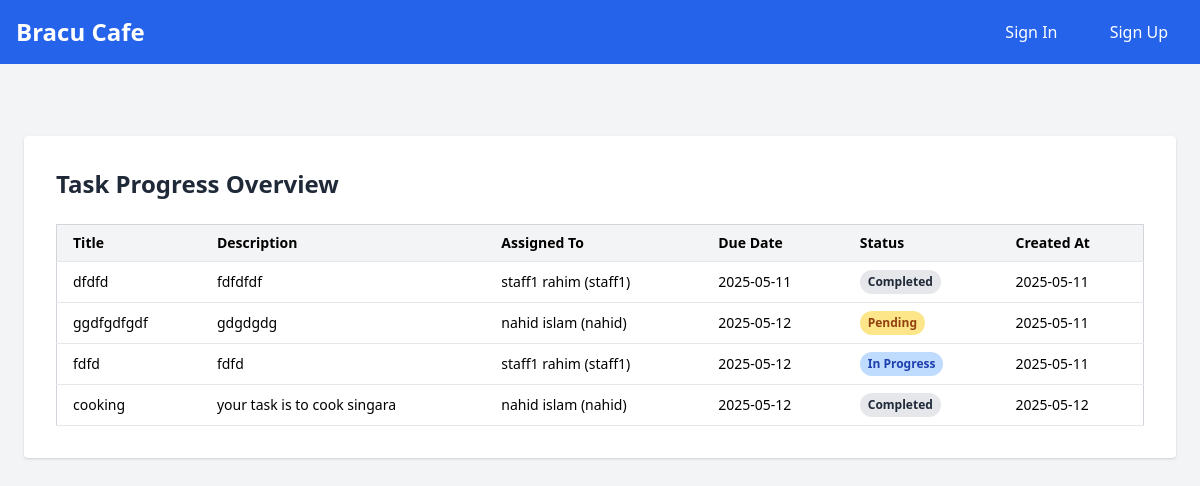
Page /task_progress on the committed database.
### app/models/models.py (models this page shows, shortened)
class Task(db.Model):
    id = db.Column(db.Integer, primary_key=True)
    title = db.Column(db.String(100), nullable=False)
    description = db.Column(db.Text)
    assigned_to = db.Column(db.Integer, db.ForeignKey('staff.id'), nullable=False)
    due_date = db.Column(db.DateTime)
    status = db.Column(db.String(20), default='pending')
    created_at = db.Column(db.DateTime, default=datetime.utcnow)
    staff = db.relationship('Staff', backref='tasks')

class Staff(db.Model):
    id = db.Column(db.Integer, primary_key=True)
    first_name = db.Column(db.String(50), nullable=False)
    last_name = db.Column(db.String(50), nullable=False)
    username = db.Column(db.String(80), unique=True, nullable=False)
    password_hash = db.Column(db.String(128), nullable=False)
    status = db.Column(db.String(10), default='pending', nullable=False)
    created_at = db.Column(db.DateTime, default=datetime.utcnow)

### app/controllers/routes.py (the view)
@routes_bp.route('/task_progress')
def task_progress():
    tasks = Task.query.order_by(Task.due_date).all()
    return render_template('task_progress.html', tasks=tasks)

### app/templates/task_progress.html
{% extends 'base.html' %}
{% block content %}
<div class="max-w-6xl mx-auto mt-10 bg-white p-8 rounded shadow">
    <h2 class="text-2xl font-bold mb-6 text-gray-800">Task Progress Overview</h2>
    {% if tasks %}
    <div class="overflow-x-auto">
        <table class="min-w-full bg-white border border-gray-300 text-left text-sm">
            <thead>
                <tr class="bg-gray-100">
                    <th class="py-2 px-4 border-b">Title</th>
                    <th class="py-2 px-4 border-b">Description</th>
                    <th class="py-2 px-4 border-b">Assigned To</th>
                    <th class="py-2 px-4 border-b">Due Date</th>
                    <th class="py-2 px-4 border-b">Status</th>
                    <th class="py-2 px-4 border-b">Created At</th>
                </tr>
            </thead>
            <tbody>
                {% for task in tasks %}
                <tr class="hover:bg-gray-50">
                    <td class="py-2 px-4 border-b">{{ task.title }}</td>
                    <td class="py-2 px-4 border-b">{{ task.description or 'N/A' }}</td>
                    <td class="py-2 px-4 border-b">
                        {{ task.staff.first_name }} {{ task.staff.last_name }}
                        ({{ task.staff.username }})
                    </td>
                    <td class="py-2 px-4 border-b">
                        {{ task.due_date.strftime('%Y-%m-%d') if task.due_date else 'No Deadline' }}
                    </td>
                    <td class="py-2 px-4 border-b">
                        <span class="inline-block px-2 py-1 text-xs font-semibold rounded-full
                            {% if task.status == 'pending' %}
                                bg-yellow-200 text-yellow-800
                            {% elif task.status == 'in_progress' %}
                                bg-blue-200 text-blue-800
                            {% elif task.status == 'complete' %}
                                bg-green-200 text-green-800
                            {% else %}
                                bg-gray-200 text-gray-800
                            {% endif %}">
                            {{ task.status.replace('_', ' ').title() }}
                        </span>
                    </td>
                    <td class="py-2 px-4 border-b">
                        {{ task.created_at.strftime('%Y-%m-%d') }}
                    </td>
                </tr>
                {% endfor %}
            </tbody>
        </table>
    </div>
    {% else %}
        <p class="text-gray-500">No tasks found.</p>
    {% endif %}
</div>
{% endblock %}

### rows in the picture
Task: title "dfdfd", description "fdfdfdf", staff.first_name "staff1", staff.last_name "rahim", staff.username "staff1", due_date "2025-05-11", status.replace "Completed", created_at "2025-05-11"
Task: title "ggdfgdfgdf", description "gdgdgdg", staff.first_name "nahid", staff.last_name "islam", staff.username "nahid", due_date "2025-05-12", status.replace "Pending", created_at "2025-05-11"
Task: title "fdfd", description "fdfd", staff.first_name "staff1", staff.last_name "rahim", staff.username "staff1", due_date "2025-05-12", status.replace "In Progress", created_at "2025-05-11"
Task: title "cooking", description "your task is to cook singara", staff.first_name "nahid", staff.last_name "islam", staff.username "nahid", due_date "2025-05-12", status.replace "Completed", created_at "2025-05-12"
